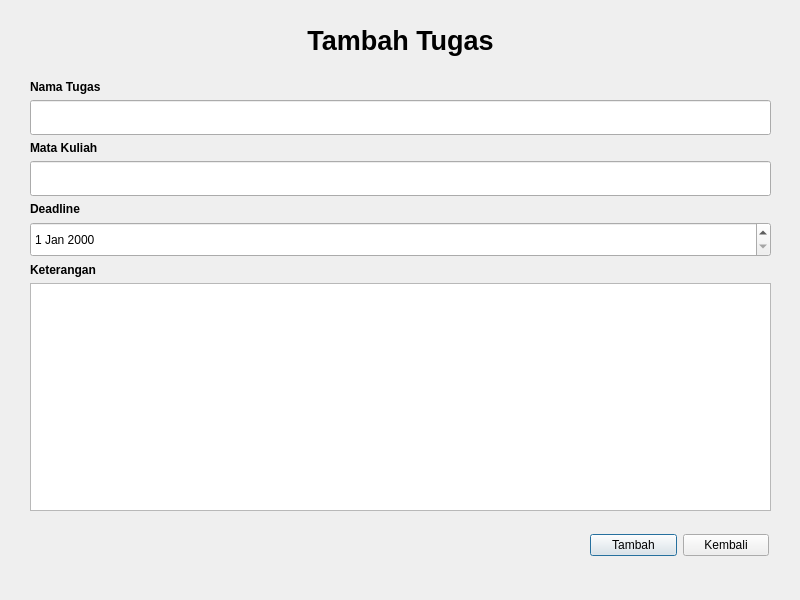
<?xml version="1.0" encoding="UTF-8"?>
<ui version="4.0">
 <class>TambahTugasWindow</class>
 <widget class="QDialog" name="TambahTugasWindow">
  <property name="geometry">
   <rect>
    <x>0</x>
    <y>0</y>
    <width>800</width>
    <height>600</height>
   </rect>
  </property>
  <property name="sizePolicy">
   <sizepolicy hsizetype="Fixed" vsizetype="Minimum">
    <horstretch>0</horstretch>
    <verstretch>0</verstretch>
   </sizepolicy>
  </property>
  <property name="windowTitle">
   <string>Dialog</string>
  </property>
  <widget class="QWidget" name="verticalLayoutWidget">
   <property name="geometry">
    <rect>
     <x>0</x>
     <y>80</y>
     <width>801</width>
     <height>431</height>
    </rect>
   </property>
   <layout class="QVBoxLayout" name="verticalLayout">
    <property name="leftMargin">
     <number>30</number>
    </property>
    <property name="rightMargin">
     <number>30</number>
    </property>
    <item>
     <widget class="QLabel" name="label">
      <property name="sizePolicy">
       <sizepolicy hsizetype="Preferred" vsizetype="Preferred">
        <horstretch>2</horstretch>
        <verstretch>0</verstretch>
       </sizepolicy>
      </property>
      <property name="maximumSize">
       <size>
        <width>16777215</width>
        <height>40</height>
       </size>
      </property>
      <property name="font">
       <font>
        <bold>true</bold>
       </font>
      </property>
      <property name="text">
       <string>Nama Tugas</string>
      </property>
      <property name="wordWrap">
       <bool>false</bool>
      </property>
     </widget>
    </item>
    <item>
     <widget class="QLineEdit" name="lineEdit">
      <property name="minimumSize">
       <size>
        <width>0</width>
        <height>35</height>
       </size>
      </property>
     </widget>
    </item>
    <item>
     <widget class="QLabel" name="label_2">
      <property name="sizePolicy">
       <sizepolicy hsizetype="Preferred" vsizetype="Preferred">
        <horstretch>2</horstretch>
        <verstretch>0</verstretch>
       </sizepolicy>
      </property>
      <property name="maximumSize">
       <size>
        <width>16777215</width>
        <height>40</height>
       </size>
      </property>
      <property name="font">
       <font>
        <bold>true</bold>
       </font>
      </property>
      <property name="text">
       <string>Mata Kuliah</string>
      </property>
      <property name="wordWrap">
       <bool>false</bool>
      </property>
     </widget>
    </item>
    <item>
     <widget class="QLineEdit" name="lineEdit_2">
      <property name="minimumSize">
       <size>
        <width>0</width>
        <height>35</height>
       </size>
      </property>
     </widget>
    </item>
    <item>
     <widget class="QLabel" name="label_3">
      <property name="sizePolicy">
       <sizepolicy hsizetype="Preferred" vsizetype="Preferred">
        <horstretch>2</horstretch>
        <verstretch>0</verstretch>
       </sizepolicy>
      </property>
      <property name="maximumSize">
       <size>
        <width>16777215</width>
        <height>40</height>
       </size>
      </property>
      <property name="font">
       <font>
        <bold>true</bold>
       </font>
      </property>
      <property name="text">
       <string>Deadline</string>
      </property>
      <property name="wordWrap">
       <bool>false</bool>
      </property>
     </widget>
    </item>
    <item>
     <widget class="QDateEdit" name="dateEdit">
      <property name="minimumSize">
       <size>
        <width>0</width>
        <height>35</height>
       </size>
      </property>
     </widget>
    </item>
    <item>
     <widget class="QLabel" name="label_4">
      <property name="sizePolicy">
       <sizepolicy hsizetype="Preferred" vsizetype="Preferred">
        <horstretch>2</horstretch>
        <verstretch>0</verstretch>
       </sizepolicy>
      </property>
      <property name="maximumSize">
       <size>
        <width>16777215</width>
        <height>40</height>
       </size>
      </property>
      <property name="font">
       <font>
        <bold>true</bold>
       </font>
      </property>
      <property name="text">
       <string>Keterangan</string>
      </property>
      <property name="wordWrap">
       <bool>false</bool>
      </property>
     </widget>
    </item>
    <item>
     <widget class="QPlainTextEdit" name="plainTextEdit"/>
    </item>
   </layout>
  </widget>
  <widget class="QWidget" name="horizontalLayoutWidget">
   <property name="geometry">
    <rect>
     <x>590</x>
     <y>520</y>
     <width>179</width>
     <height>51</height>
    </rect>
   </property>
   <layout class="QHBoxLayout" name="horizontalLayout">
    <item>
     <widget class="QPushButton" name="addButton">
      <property name="text">
       <string>Tambah</string>
      </property>
     </widget>
    </item>
    <item>
     <widget class="QPushButton" name="returnButton">
      <property name="text">
       <string>Kembali</string>
      </property>
     </widget>
    </item>
   </layout>
  </widget>
  <widget class="QLabel" name="label_5">
   <property name="geometry">
    <rect>
     <x>0</x>
     <y>10</y>
     <width>801</width>
     <height>61</height>
    </rect>
   </property>
   <property name="font">
    <font>
     <pointsize>20</pointsize>
     <bold>true</bold>
    </font>
   </property>
   <property name="text">
    <string>Tambah Tugas</string>
   </property>
   <property name="alignment">
    <set>Qt::AlignmentFlag::AlignCenter</set>
   </property>
  </widget>
 </widget>
 <resources/>
 <connections/>
</ui>
